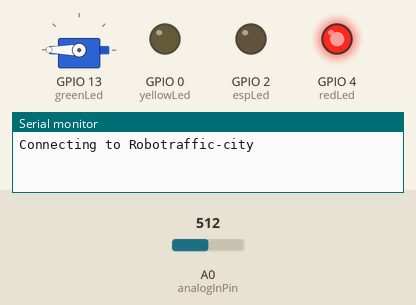
The sketch below on a simulated ESP8266 (NodeMCU). Shown: servo, output pins drawn as LEDs (lit = HIGH), the last lines printed to the serial monitor. The inputs (shaded band) are chosen by the test bench; at power-on: A0 (analogInPin) = 512. WiFi joins after 1.5 s; servers stay silent unless stated; pins used as bus, display or sensor lines are not drawn.

Above: at 1.6 s.
At 3.1 s:
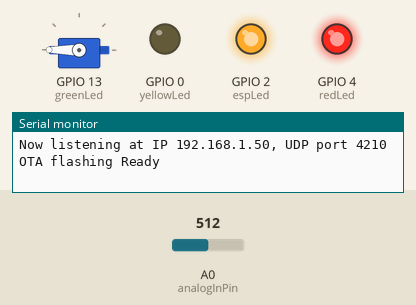
At 5.7 s:
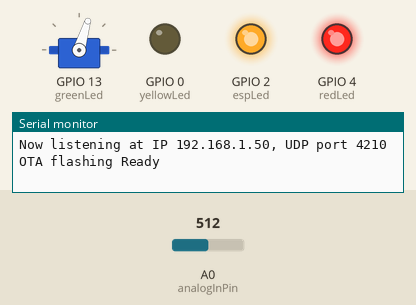
5.8 s: A0 (analogInPin) set to 554
7.3 s: A0 (analogInPin) set to 581
8.8 s: A0 (analogInPin) set to 618
10.3 s: A0 (analogInPin) set to 639
Timing chart, 0 to 12.8 s (numbered marks = the images above; inputs shaded):
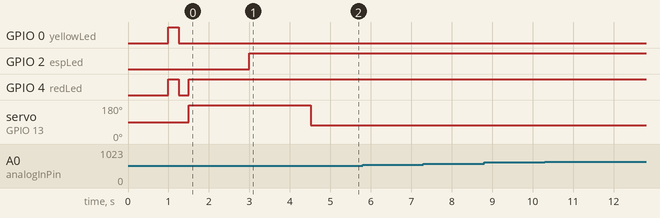

Measured:
- after the input at 5.8 s, every drawn part: stays the same
- after the input at 7.3 s, every drawn part: stays the same
- after the input at 8.8 s, every drawn part: stays the same
- after the input at 10.3 s, every drawn part: stays the same

The sketch:

OTA-Pedestrian.ino
```cpp
/*************
 * This program is for Makely Pedestrian v1.0.
 *
 * Alex Fomenko info@makely.ru
 * Makely.ru (c) 2019
***************/
//Red, RedYellow, Green, BlinkingGreen, Yellow -> 0, 1, 2, 3, 4
#include <SoftwareSerial.h>
//< OTA code
#include <ESP8266WiFi.h>
#include <ESP8266mDNS.h>
#include <WiFiUdp.h>
#include <ArduinoOTA.h>
#include <Servo.h>

Servo myservo;  // create servo object to control a servo
const unsigned int shlackbaum_delay = 3000; //milliseconds
const int analogInPin = A0;  // Analog input pin that the potentiometer is attached to
const int analogOutPin = 13; // Analog output pin that the LED is attached to
static unsigned int shlackbaum_state;
int dV, oldSensVal = 0, sensVal = 0;        // value read from the pot
int outVal = 90;        // value output to the servo (analog out)
int threshold = 50;
unsigned int lastShlackTime = 0;


const char* ssid = "Robotraffic-city";
const char* password = "Robotraffic-city";
const byte espLed = 2; // ESP built-in LED
//>

WiFiEventHandler gotIpEventHandler, disconnectedEventHandler;

//< UDP code
WiFiUDP Udp;
unsigned int port = 4210;  // local port to listen on and to reply
char incomingPacket[255];  // buffer for incoming packets
char  replyPacket[] = "ACK";  // a reply string to send back
//>

SoftwareSerial swSer(14, 12);

const int stages = 1;
const int transmitInterval = 70, blinkInterval = 500;
const byte voltagePin = A0, redLed = 4, yellowLed = 0, greenLed = 13;

const int flatBattLevel = 30;

// TODO: Add lastPressTime
unsigned long curTime = 0, lastChangeTime = 0, lastTransmitTime = 0, lastBlinkTime = 0;
const byte stageCmds[stages] =     {5}; // 6 - для стоп сигнала, 5 - для пешеходного перехода

byte curStage = 0;

boolean greenOn = false;
byte inByte;

void setup() {
//< OTA code
  Serial.begin(115200);
  myservo.attach(13);
  shlackbaum_state = 1;
  myservo.write(outVal);
  delay(1000);

  /* switch on onboard led */
  pinMode(espLed, OUTPUT);
  digitalWrite(espLed, LOW);

  //configure button on pin 5 as an input and enable the internal pull-up resistor
  pinMode(5, INPUT_PULLUP);

  pinMode(voltagePin, INPUT);
  pinMode(redLed, OUTPUT);
  pinMode(yellowLed, OUTPUT);
  pinMode(greenLed, OUTPUT);

  leds_Test(250);

  Serial.printf("Connecting to %s ", ssid);
  WiFi.mode(WIFI_STA);
  WiFi.begin(ssid, password);

  gotIpEventHandler = WiFi.onStationModeGotIP([](const WiFiEventStationModeGotIP& event)
  {
    Serial.print("Station connected, IP: ");
    Serial.println(WiFi.localIP());
    digitalWrite(espLed, HIGH);

    //< UDP code
    Udp.begin(port);
    Serial.printf("Now listening at IP %s, UDP port %d\n", WiFi.localIP().toString().c_str(), port);
    //>

    /* setup the OTA server */
    ArduinoOTA.begin();
    Serial.println("OTA flashing Ready");
  });

  disconnectedEventHandler = WiFi.onStationModeDisconnected([](const WiFiEventStationModeDisconnected& event)
  {
    Serial.println("Station disconnected");
  });

  /* configure OTA server events */
  ArduinoOTA.onStart([]() { // switch off all the PWMs during upgrade
                      leds_Test(250);
                  });

  ArduinoOTA.onEnd([]() { // do a fancy thing with our board led at end
                          leds_Test(250);
                        });

  ArduinoOTA.onError([](ota_error_t error) { ESP.restart(); });


  swSer.begin(115200);

  curTime = millis();
  lastChangeTime = curTime;
  lastTransmitTime = curTime;
  lastBlinkTime = curTime;

}

void loop() {
  if(WiFi.status() == WL_CONNECTED){
    ArduinoOTA.handle(); // OTA Code
  }

  int stage = 0;
  curTime = millis();
  transmit(stageCmds[stage]);
  lightsUp(stageCmds[stage]);

  oldSensVal = sensVal;
  sensVal = analogRead(analogInPin);
  dV = sensVal - oldSensVal;

//   Serial.print("sensor = ");
//   Serial.print(sensVal);
//   Serial.print("\t dV = ");
//   Serial.println(dV);

//  analogWrite(analogOutPin, outVal);

    // wait 2 milliseconds before the next loop for the analog-to-digital
  // converter to settle after the last reading:
  // delay(17);

  switch (shlackbaum_state)
  {
    case 1: // Shlackbaum is raised
      if (dV > threshold) { // enter next shlackbaum_state and save current time
        shlackbaum_state = 2;
        digitalWrite(13, !digitalRead(13));
        lastShlackTime = millis();
        outVal = 2550;
        myservo.writeMicroseconds(outVal);
        delay(500);
      }


      break;
    case 2: // Close the gates
      if (curTime - lastShlackTime > shlackbaum_delay) { //check if time has passed
        shlackbaum_state = 1;
        digitalWrite(13, !digitalRead(13));
        outVal = 1300;
        myservo.writeMicroseconds(outVal);
        delay(500);
      }
      break;
  }

  delay(17);
}

void transmit(byte transCmd) {
  if((curTime - lastTransmitTime) > transmitInterval) {
    swSer.write(transCmd);
    lastTransmitTime = curTime;
  }
}

void lightsUp(byte curStage) {
  switch (curStage) {
    case 6: //Stop
      digitalWrite(redLed, HIGH);
      digitalWrite(yellowLed, HIGH);
      digitalWrite(greenLed, HIGH);
      break;
    case 5: //Pedestrian
      digitalWrite(redLed, HIGH);
      digitalWrite(yellowLed, LOW);
      digitalWrite(greenLed, HIGH);
      break;
  }
}

void leds_Test(int ms) { //ms - time to turn LEDs on for test
  digitalWrite(redLed, HIGH);
  digitalWrite(yellowLed, HIGH);
  digitalWrite(greenLed, HIGH);
  delay(ms);
  digitalWrite(redLed, LOW);
  digitalWrite(yellowLed, LOW);
  digitalWrite(greenLed, LOW);
  delay(ms);
}
```
